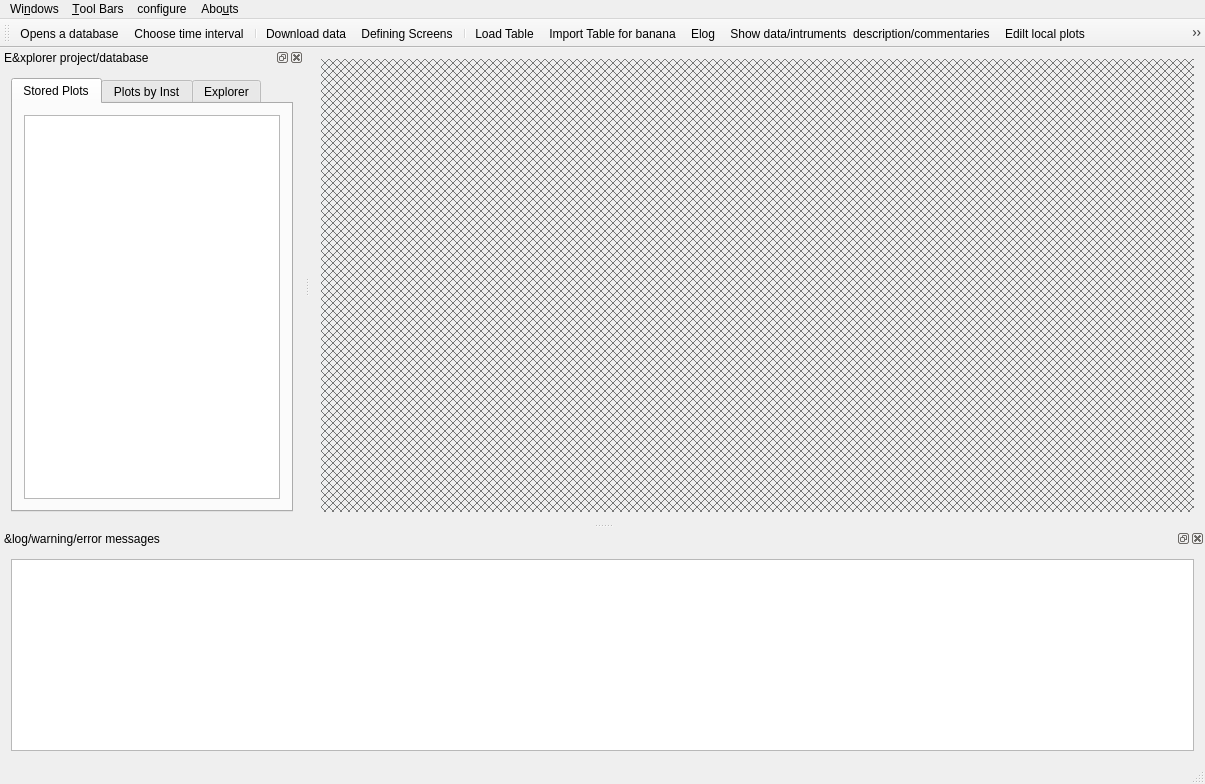
<?xml version="1.0" encoding="UTF-8"?>
<ui version="4.0">
 <class>MainWindow</class>
 <widget class="QMainWindow" name="MainWindow">
  <property name="geometry">
   <rect>
    <x>0</x>
    <y>0</y>
    <width>1205</width>
    <height>784</height>
   </rect>
  </property>
  <property name="windowTitle">
   <string>NO ACTIVE DATABASE</string>
  </property>
  <property name="windowIcon">
   <iconset resource="../Ressources.qrc">
    <normaloff>:/Icons/Icons/aeroplot.svg</normaloff>:/Icons/Icons/aeroplot.svg</iconset>
  </property>
  <widget class="QWidget" name="centralWidget">
   <layout class="QGridLayout" name="gridLayout">
    <item row="1" column="0">
     <widget class="QMdiArea" name="mdiArea">
      <property name="background">
       <brush brushstyle="DiagCrossPattern">
        <color alpha="255">
         <red>119</red>
         <green>120</green>
         <blue>120</blue>
        </color>
       </brush>
      </property>
     </widget>
    </item>
   </layout>
  </widget>
  <widget class="QMenuBar" name="menuBar">
   <property name="geometry">
    <rect>
     <x>0</x>
     <y>0</y>
     <width>1205</width>
     <height>23</height>
    </rect>
   </property>
   <widget class="QMenu" name="menuWindows">
    <property name="title">
     <string>Wi&amp;ndows</string>
    </property>
   </widget>
   <widget class="QMenu" name="menuTool_Bars">
    <property name="title">
     <string>&amp;Tool Bars</string>
    </property>
    <addaction name="actionMain_toolBar"/>
    <addaction name="actionLog_Messages_Area"/>
    <addaction name="actionExplorer_dock_widget"/>
   </widget>
   <widget class="QMenu" name="menuAbouts">
    <property name="title">
     <string>Abo&amp;uts</string>
    </property>
    <addaction name="actionAbout_AeroDax"/>
    <addaction name="actionAbout_Qt"/>
   </widget>
   <widget class="QMenu" name="menuconfigure">
    <property name="title">
     <string>configure</string>
    </property>
    <addaction name="actionFactores_for_HighDPI"/>
   </widget>
   <addaction name="menuWindows"/>
   <addaction name="menuTool_Bars"/>
   <addaction name="menuconfigure"/>
   <addaction name="menuAbouts"/>
  </widget>
  <widget class="QToolBar" name="mainToolBar">
   <property name="windowTitle">
    <string>Main ToolBar</string>
   </property>
   <attribute name="toolBarArea">
    <enum>TopToolBarArea</enum>
   </attribute>
   <attribute name="toolBarBreak">
    <bool>false</bool>
   </attribute>
   <addaction name="actionOpenDatabase"/>
   <addaction name="actionChoose_time_interval"/>
   <addaction name="separator"/>
   <addaction name="actionDownload_data"/>
   <addaction name="actionDefining_Screens"/>
   <addaction name="separator"/>
   <addaction name="actionLoad_Table"/>
   <addaction name="actionImport_Table_for_banana"/>
   <addaction name="actionElog"/>
   <addaction name="actionShow_data_table_commentaries"/>
   <addaction name="actionEdilt_local_plots"/>
   <addaction name="actionInstrument_Status"/>
   <addaction name="separator"/>
   <addaction name="actionShiftReport"/>
  </widget>
  <widget class="QStatusBar" name="statusBar"/>
  <widget class="QDockWidget" name="DockMessages">
   <property name="allowedAreas">
    <set>Qt::BottomDockWidgetArea|Qt::LeftDockWidgetArea|Qt::RightDockWidgetArea</set>
   </property>
   <property name="windowTitle">
    <string>&amp;log/warning/error messages </string>
   </property>
   <attribute name="dockWidgetArea">
    <number>8</number>
   </attribute>
   <widget class="QWidget" name="dockWidgetContents">
    <layout class="QGridLayout" name="gridLayout_6">
     <item row="0" column="0">
      <widget class="QTextBrowser" name="Messages"/>
     </item>
    </layout>
   </widget>
  </widget>
  <widget class="QDockWidget" name="dockWidget">
   <property name="windowIcon">
    <iconset resource="../Ressources.qrc">
     <normaloff>:/Icons/Icons/aeroplot.svg</normaloff>:/Icons/Icons/aeroplot.svg</iconset>
   </property>
   <property name="windowTitle">
    <string>E&amp;xplorer project/database</string>
   </property>
   <attribute name="dockWidgetArea">
    <number>1</number>
   </attribute>
   <widget class="QWidget" name="dockWidgetContents_2">
    <layout class="QGridLayout" name="gridLayout_2">
     <item row="0" column="0">
      <widget class="QTabWidget" name="LateraltabWidget">
       <property name="toolTip">
        <string>&lt;html&gt;&lt;head/&gt;&lt;body&gt;&lt;p&gt;Database config&lt;/p&gt;&lt;p&gt;&lt;br/&gt;&lt;/p&gt;&lt;p&gt;(shown only in su mode)&lt;/p&gt;&lt;/body&gt;&lt;/html&gt;</string>
       </property>
       <property name="currentIndex">
        <number>0</number>
       </property>
       <widget class="QWidget" name="tabplots">
        <attribute name="icon">
         <iconset resource="../Ressources.qrc">
          <normaloff>:/Icons/Icons/treeplots.svg</normaloff>:/Icons/Icons/treeplots.svg</iconset>
        </attribute>
        <attribute name="title">
         <string>Stored Plots</string>
        </attribute>
        <layout class="QGridLayout" name="gridLayout_5">
         <item row="0" column="0">
          <widget class="QTreeView" name="PlotsView"/>
         </item>
        </layout>
       </widget>
       <widget class="QWidget" name="plotsbyinstruments">
        <attribute name="icon">
         <iconset resource="../Ressources.qrc">
          <normaloff>:/Icons/Icons/spreadsheet2.svg</normaloff>:/Icons/Icons/spreadsheet2.svg</iconset>
        </attribute>
        <attribute name="title">
         <string>Plots by Inst</string>
        </attribute>
        <layout class="QGridLayout" name="gridLayout_7">
         <item row="0" column="0">
          <widget class="QTreeView" name="byinstrument"/>
         </item>
        </layout>
       </widget>
       <widget class="QWidget" name="Explorer">
        <attribute name="icon">
         <iconset resource="../Ressources.qrc">
          <normaloff>:/Icons/Icons/tree38.svg</normaloff>:/Icons/Icons/tree38.svg</iconset>
        </attribute>
        <attribute name="title">
         <string>Explorer</string>
        </attribute>
        <layout class="QGridLayout" name="gridLayout_4">
         <item row="0" column="0">
          <widget class="QTreeView" name="explorerView"/>
         </item>
        </layout>
       </widget>
      </widget>
     </item>
    </layout>
   </widget>
  </widget>
  <action name="actionOpenDatabase">
   <property name="icon">
    <iconset resource="../Ressources.qrc">
     <normaloff>:/Icons/Icons/three128.svg</normaloff>:/Icons/Icons/three128.svg</iconset>
   </property>
   <property name="text">
    <string>Opens a database</string>
   </property>
   <property name="toolTip">
    <string>Opens a database</string>
   </property>
  </action>
  <action name="actionMain_toolBar">
   <property name="checkable">
    <bool>true</bool>
   </property>
   <property name="icon">
    <iconset resource="../Ressources.qrc">
     <normaloff>:/Icons/Icons/gearwheels.svg</normaloff>:/Icons/Icons/gearwheels.svg</iconset>
   </property>
   <property name="text">
    <string>&amp;Main_toolBar</string>
   </property>
   <property name="toolTip">
    <string>Main toolbar</string>
   </property>
  </action>
  <action name="actionLog_Messages_Area">
   <property name="checkable">
    <bool>true</bool>
   </property>
   <property name="icon">
    <iconset resource="../Ressources.qrc">
     <normaloff>:/Icons/Icons/console3.svg</normaloff>:/Icons/Icons/console3.svg</iconset>
   </property>
   <property name="text">
    <string>&amp;Log Messages Area</string>
   </property>
   <property name="toolTip">
    <string>Log Messages Area</string>
   </property>
  </action>
  <action name="actionChoose_time_interval">
   <property name="icon">
    <iconset resource="../Ressources.qrc">
     <normaloff>:/Icons/Icons/wristwatch8.svg</normaloff>:/Icons/Icons/wristwatch8.svg</iconset>
   </property>
   <property name="text">
    <string>Choose time interval</string>
   </property>
   <property name="toolTip">
    <string>Choose the time for ploting/dowloading/uodate etc</string>
   </property>
  </action>
  <action name="actionLoad_Table">
   <property name="icon">
    <iconset resource="../Ressources.qrc">
     <normaloff>:/Icons/Icons/spreadsheet7.svg</normaloff>:/Icons/Icons/spreadsheet7.svg</iconset>
   </property>
   <property name="text">
    <string>Load Table </string>
   </property>
   <property name="toolTip">
    <string>load a table from Hard drive</string>
   </property>
  </action>
  <action name="actionExplorer_dock_widget">
   <property name="checkable">
    <bool>true</bool>
   </property>
   <property name="icon">
    <iconset resource="../Ressources.qrc">
     <normaloff>:/Icons/Icons/tree38.svg</normaloff>:/Icons/Icons/tree38.svg</iconset>
   </property>
   <property name="text">
    <string>&amp;explorer dock widget</string>
   </property>
  </action>
  <action name="actionDownload_data">
   <property name="icon">
    <iconset resource="../Ressources.qrc">
     <normaloff>:/Icons/Icons/getchannels.svg</normaloff>:/Icons/Icons/getchannels.svg</iconset>
   </property>
   <property name="text">
    <string>Download data </string>
   </property>
   <property name="toolTip">
    <string>download/plotting data from database</string>
   </property>
  </action>
  <action name="actionImport_Table_for_banana">
   <property name="icon">
    <iconset resource="../Ressources.qrc">
     <normaloff>:/Icons/Icons/importtableforbanana.svg</normaloff>:/Icons/Icons/importtableforbanana.svg</iconset>
   </property>
   <property name="text">
    <string>Import Table for banana</string>
   </property>
   <property name="toolTip">
    <string>Import a formated file fit to plot a banana</string>
   </property>
  </action>
  <action name="actionDefining_Screens">
   <property name="icon">
    <iconset resource="../Ressources.qrc">
     <normaloff>:/Icons/Icons/screens.svg</normaloff>:/Icons/Icons/screens.svg</iconset>
   </property>
   <property name="text">
    <string>Defining Screens</string>
   </property>
  </action>
  <action name="actionElog">
   <property name="icon">
    <iconset resource="../Ressources.qrc">
     <normaloff>:/Icons/Icons/log1.svg</normaloff>:/Icons/Icons/log1.svg</iconset>
   </property>
   <property name="text">
    <string>Elog</string>
   </property>
   <property name="toolTip">
    <string>Read Log entries</string>
   </property>
  </action>
  <action name="actionEdilt_local_plots">
   <property name="icon">
    <iconset resource="../Ressources.qrc">
     <normaloff>:/Icons/Icons/confplot.svg</normaloff>:/Icons/Icons/confplot.svg</iconset>
   </property>
   <property name="text">
    <string>Edilt local plots</string>
   </property>
   <property name="toolTip">
    <string>Edit local stored plots</string>
   </property>
  </action>
  <action name="actionAbout_Qt">
   <property name="text">
    <string>About &amp;Qt</string>
   </property>
  </action>
  <action name="actionAbout_AeroDax">
   <property name="icon">
    <iconset resource="../Ressources.qrc">
     <normaloff>:/Icons/Icons/aeroplot.svg</normaloff>:/Icons/Icons/aeroplot.svg</iconset>
   </property>
   <property name="text">
    <string>&amp;About AeroDax</string>
   </property>
  </action>
  <action name="actionInstrument_Status">
   <property name="icon">
    <iconset resource="../Ressources.qrc">
     <normaloff>:/Icons/Icons/task.svg</normaloff>:/Icons/Icons/task.svg</iconset>
   </property>
   <property name="text">
    <string>Instrument Status</string>
   </property>
   <property name="toolTip">
    <string>List the status of the data upload int database</string>
   </property>
  </action>
  <action name="actionFactores_for_HighDPI">
   <property name="icon">
    <iconset resource="../Ressources.qrc">
     <normaloff>:/Icons/Icons/Gruunge-Halftone1--Arvin61r58.svg</normaloff>:/Icons/Icons/Gruunge-Halftone1--Arvin61r58.svg</iconset>
   </property>
   <property name="text">
    <string>Factores for HighDPI</string>
   </property>
   <property name="toolTip">
    <string>Setting factors to minor High DPI problems</string>
   </property>
  </action>
  <action name="actionShow_data_table_commentaries">
   <property name="icon">
    <iconset resource="../Ressources.qrc">
     <normaloff>:/Icons/Icons/infotable.svg</normaloff>:/Icons/Icons/infotable.svg</iconset>
   </property>
   <property name="text">
    <string>Show data/intruments  description/commentaries</string>
   </property>
   <property name="toolTip">
    <string>Show data table (instrument and processed data) commentaries</string>
   </property>
  </action>
  <action name="actionShiftReport">
   <property name="icon">
    <iconset resource="../Ressources.qrc">
     <normaloff>:/Icons/Icons/report.svg</normaloff>:/Icons/Icons/report.svg</iconset>
   </property>
   <property name="text">
    <string>ShiftReport</string>
   </property>
   <property name="toolTip">
    <string>this will open an editor to write small shifts reports</string>
   </property>
  </action>
 </widget>
 <layoutdefault spacing="6" margin="11"/>
 <resources>
  <include location="../Ressources.qrc"/>
 </resources>
 <connections>
  <connection>
   <sender>actionMain_toolBar</sender>
   <signal>toggled(bool)</signal>
   <receiver>mainToolBar</receiver>
   <slot>setVisible(bool)</slot>
   <hints>
    <hint type="sourcelabel">
     <x>-1</x>
     <y>-1</y>
    </hint>
    <hint type="destinationlabel">
     <x>602</x>
     <y>49</y>
    </hint>
   </hints>
  </connection>
  <connection>
   <sender>actionLog_Messages_Area</sender>
   <signal>toggled(bool)</signal>
   <receiver>DockMessages</receiver>
   <slot>setVisible(bool)</slot>
   <hints>
    <hint type="sourcelabel">
     <x>-1</x>
     <y>-1</y>
    </hint>
    <hint type="destinationlabel">
     <x>602</x>
     <y>734</y>
    </hint>
   </hints>
  </connection>
  <connection>
   <sender>actionExplorer_dock_widget</sender>
   <signal>toggled(bool)</signal>
   <receiver>dockWidget</receiver>
   <slot>setVisible(bool)</slot>
   <hints>
    <hint type="sourcelabel">
     <x>-1</x>
     <y>-1</y>
    </hint>
    <hint type="destinationlabel">
     <x>143</x>
     <y>294</y>
    </hint>
   </hints>
  </connection>
 </connections>
</ui>
